Frame 1 (no input): blank canvas, image omitted
Frame 60 (the mouse pressed at the canvas centre just before this capture): blank canvas, image omitted
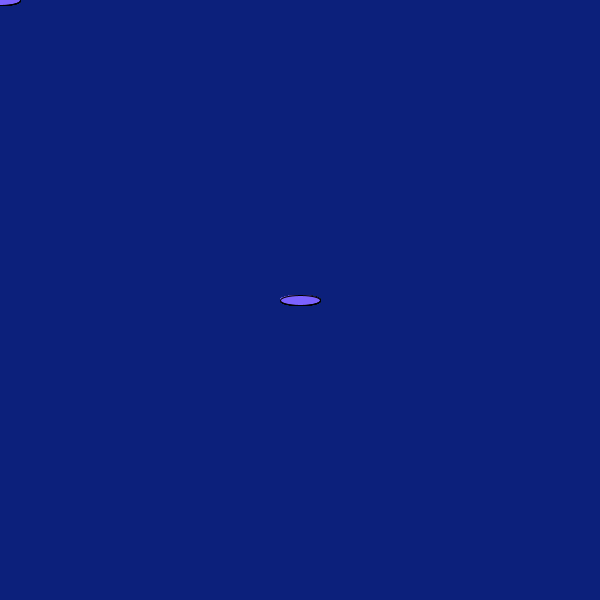
Frame 120 (the mouse held since frame 60 and released just before this capture)

The Processing sketch whose frames 1 and 60 were blank and that drew this single picture after the mouse press (run headless with seeded random() and noise(); from frame 60 on, the mouse is pressed at the canvas centre):

// Processing sketch: processing_144615
// ── processing_144615.pde


boolean f=false;
void setup() {
  size(600, 600);
  background (12, 32, 123);
  fill (245, 945, 23);
}
void mouseReleased () {
  if (f==false) {
    f=true;
  } 
  else if (f==true) {
    f=false;
  }
}
void draw () {
  if (f==true) {
    rect (mouseX, mouseY,23,56);
    fill (123,345,533);
  }
  else if (f==false)
  {
    ellipse(mouseX, mouseY, 40, 10);
    fill (123,98,546);
  }
}


void keyPressed() {
  if (key=='s') {
    save ("foto.png");
  }
}
